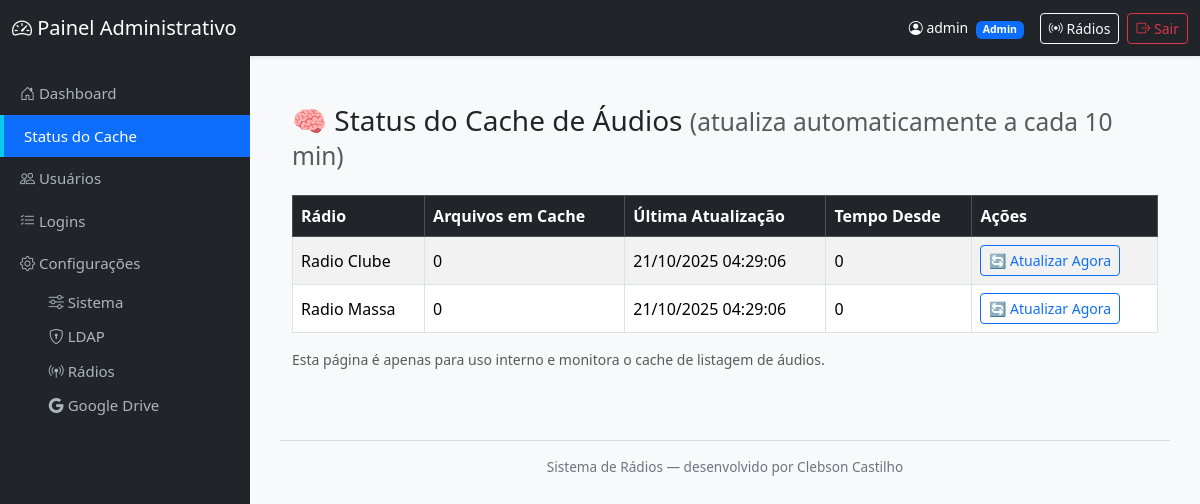
/admin/status-cache (signed in), run on an earlier commit of the app's database.
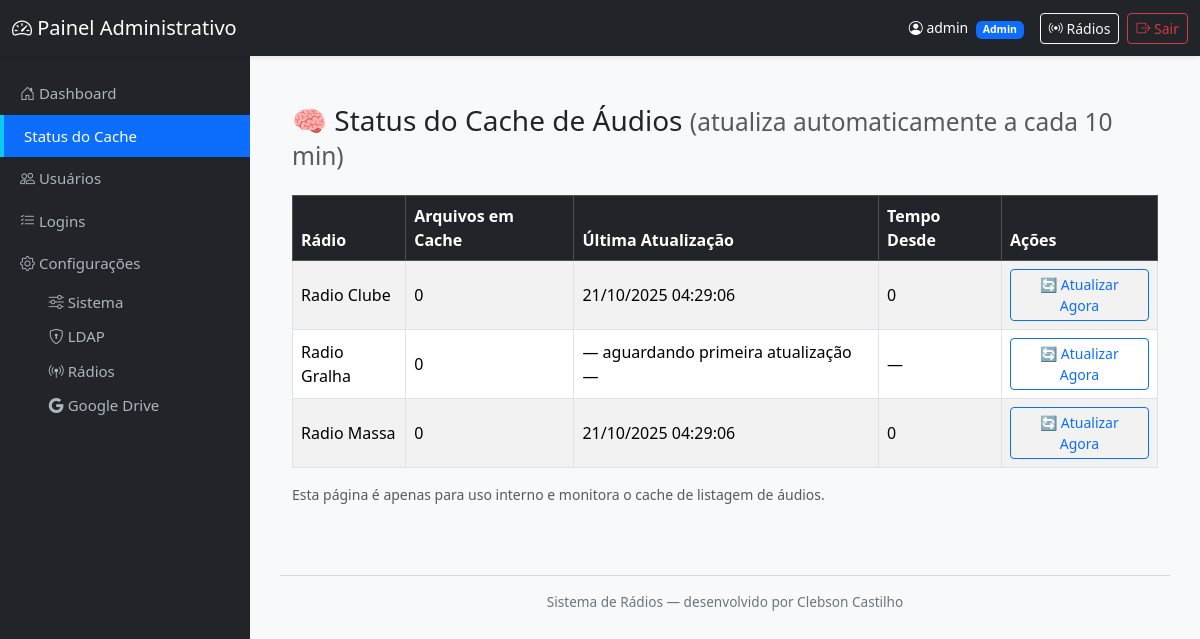
And on a later commit of the database.
### tables this page shows
CREATE TABLE tb_radios (
  id_radio INTEGER PRIMARY KEY AUTOINCREMENT,
  chave TEXT NOT NULL UNIQUE,
  nome TEXT NOT NULL,
  pasta_base TEXT NOT NULL,
  extensao TEXT NOT NULL DEFAULT '.mp3',
  parse_nome TEXT,
  ativa INTEGER NOT NULL DEFAULT 1,
  created_at TEXT DEFAULT (datetime('now')),
  updated_at TEXT DEFAULT (datetime('now'))
, tipo_pasta TEXT DEFAULT 'local', drive_folder_id TEXT, drive_folder_name TEXT);

### mod_admin/routes.py (the view)
@bp_admin.route('/admin/status-cache')
@admin_required
def status_cache():
    radios_cfg = carregar_radios_config()
    agora = datetime.now()
    status = []
    for radio_key, cfg in radios_cfg.items():
        ultima = CACHE_TIMESTAMP.get(radio_key)
        minutos_desde = int((agora - ultima).total_seconds() / 60) if ultima else "—"
        qtd = len(CACHE_AUDIOS.get(radio_key, []))
        status.append({
            "radio": radio_key,
            "nome": cfg["nome"],
            "arquivos": qtd,
            "ultima_atualizacao": ultima.strftime("%d/%m/%Y %H:%M:%S") if ultima else None,
            "minutos_desde": minutos_desde,
        })
    return render_template(
        'status_cache.html',
        status=status,
        intervalo=CACHE_INTERVALO_MINUTOS
    )

### mod_auth/utils.py (called while the page is built)
def admin_required(f):
    @wraps(f)
    def decorated_function(*args, **kwargs):
        user = session.get('user')
        if not user:
            flash("⚠️ Faça login para continuar.", "warning")
            return redirect(url_for('auth.login', next=request.url))
        if user.get('tipo') != 'admin':
            template = current_app.jinja_env.get_or_select_template("error_403.html")
            return template.render(user=user), 403
        return f(*args, **kwargs)
    return decorated_function

### mod_config/models.py (called while the page is built)
def _conn():
    conn = sqlite3.connect(DB_PATH)
    conn.row_factory = sqlite3.Row
    return conn

def carregar_radios_config() -> Dict[str, Dict]:
    cfg = {}
    sistema = platform.system().lower()
    if sistema == "windows":
        base_dir = "C:/SCC/RadioAppOpec/uploads"
    else:
        base_dir = "/mnt"
    print(f"🧩 Sistema detectado: {sistema}")
    for r in ConfigRadio.get_ativas():
        if r.get("tipo_pasta") == "drive":
            pasta = f"[Google Drive] {r.get('drive_folder_name') or 'Sem pasta vinculada'}"
        else:
            pasta = r.get("pasta_base") or os.path.join(base_dir, f"{r['chave']}_fm")
        pasta = os.path.normpath(pasta)
        cfg[r["chave"]] = {
            "nome": r["nome"],
            "pasta_base": pasta,
            "extensao": r.get("extensao") or ".mp3",
            "parse_nome": r.get("parse_nome"),
        }
        print(f"📂 {r['nome']} → {pasta}")
    return cfg

    @staticmethod
    def get_ativas() -> List[Dict]:
        with _conn() as c:
            cur = c.execute("SELECT * FROM tb_radios WHERE ativa=1 ORDER BY nome")
            return [dict(r) for r in cur.fetchall()]

### mod_admin/templates/status_cache.html (shortened to what this page needs)
{% extends "admin_base.html" %}
{% block content %}
<div class="container py-4">
  <h3 class="mb-4">
    🧠 Status do Cache de Áudios
    <small class="text-muted">(atualiza automaticamente a cada {{ intervalo }} min)</small>
  </h3>
  {% if status %}
  <table class="table table-striped table-bordered align-middle">
    <thead class="table-dark">
      <tr>
        <th>Rádio</th>
        <th>Arquivos em Cache</th>
        <th>Última Atualização</th>
        <th>Tempo Desde</th>
        <th>Ações</th>
      </tr>
    </thead>
    <tbody>
      {% for item in status %}
      <tr>
        <td>{{ item.nome }}</td>
        <td>{{ item.arquivos }}</td>
        <td>{{ item.ultima_atualizacao or "— aguardando primeira atualização —" }}</td>
        <td>{{ item.minutos_desde }}</td>
        <td>
          <a href="{{ url_for('radio.atualizar_cache_manual', radio_key=item.radio) }}"
             class="btn btn-sm btn-outline-primary">
            🔄 Atualizar Agora
          </a>
        </td>
      </tr>
      {% endfor %}
    </tbody>
  </table>
  {% else %}
  <div class="alert alert-warning">
    ⚠️ Nenhum dado de cache disponível ainda. Aguarde alguns minutos para a primeira atualização automática.
  </div>
  {% endif %}
  <p class="text-muted small mt-3">
    Esta página é apenas para uso interno e monitora o cache de listagem de áudios.
  </p>
</div>
{% endblock %}

### templates/admin_base.html (shortened to what this page needs)
<!DOCTYPE html>
<html lang="pt-BR">
<head>
  <link href="https://cdn.jsdelivr.net/npm/bootstrap@5.3.3/dist/css/bootstrap.min.css" rel="stylesheet">
  <link href="https://cdn.jsdelivr.net/npm/bootstrap-icons@1.11.3/font/bootstrap-icons.css" rel="stylesheet">
</head>
<body class="bg-light">
  <nav class="navbar navbar-dark bg-dark fixed-top shadow-sm">
    <div class="container-fluid d-flex justify-content-between align-items-center">
      <span class="navbar-brand mb-0 h5">
        <i class="bi bi-speedometer2"></i> Painel Administrativo
      </span>
      <div class="d-flex align-items-center">
        <span class="text-white small me-3">
          <i class="bi bi-person-circle"></i>
          {% if session.user %}
          {{ session.user.usuario }}
          <span class="badge bg-{% if session.user.tipo == 'admin' %}primary{% else %}secondary{% endif %} ms-1">
            {{ session.user.tipo|capitalize }}
          </span>
          {% endif %}
        </span>
        <a href="{{ url_for('radio.select_radio') }}" class="btn btn-outline-light btn-sm me-2">
          <i class="bi bi-broadcast"></i> Rádios
        </a>
        <a href="{{ url_for('auth.logout') }}" class="btn btn-outline-danger btn-sm">
          <i class="bi bi-box-arrow-right"></i> Sair
        </a>
      </div>
    </div>
  </nav>
  <div class="sidebar bg-dark" id="sidebar">
    <a href="{{ url_for('admin.dashboard') }}" class="{% if request.endpoint == 'admin.dashboard' %}active{% endif %}">
      <i class="bi bi-house-door"></i> Dashboard
    </a>
    <a href="{{ url_for('admin.status_cache') }}"
      class="{% if request.endpoint == 'admin.status_cache' %}active{% endif %}">
       Status do Cache
    </a>
    <a href="{{ url_for('admin.usuarios') }}" class="{% if request.endpoint == 'admin.usuarios' %}active{% endif %}">
      <i class="bi bi-people"></i> Usuários
    </a>
    <a href="{{ url_for('admin.logins') }}" class="{% if request.endpoint == 'admin.logins' %}active{% endif %}">
      <i class="bi bi-list-check"></i> Logins
    </a>
    <a href="{{ url_for('bp_config.dashboard') }}"
      class="{% if 'bp_config' in request.endpoint %}active{% endif %}">
      <i class="bi bi-gear"></i> Configurações
    </a>
    <div class="submenu">
      <a href="{{ url_for('bp_config.config_sistema') }}"
        class="{% if request.endpoint == 'bp_config.config_sistema' %}active{% endif %}">
        <i class="bi bi-sliders"></i> Sistema
      </a>
      <a href="{{ url_for('bp_config.config_ldap') }}"
        class="{% if request.endpoint == 'bp_config.config_ldap' %}active{% endif %}">
        <i class="bi bi-shield-lock"></i> LDAP
      </a>
      <a href="{{ url_for('bp_config.radios') }}"
        class="{% if request.endpoint == 'bp_config.radios' %}active{% endif %}">
        <i class="bi bi-broadcast-pin"></i> Rádios
      </a>
      <a href="{{ url_for('bp_config.config_google_drive') }}"
        class="{% if request.endpoint == 'bp_config.config_google_drive' %}active{% endif %}">
        <i class="bi bi-google"></i> Google Drive
      </a>
    </div>
  </div>
  <div class="content">
    {% block content %}{% endblock %}
    <footer>
      <hr>
      Sistema de Rádios — desenvolvido por Clebson Castilho
    </footer>
  </div>
</body>
</html>

### templates/admin_base.html (style rules this page uses)
body { background-color: #f8f9fa; overflow-x: hidden; }
.navbar { height: 56px; }
.sidebar { width: 250px; height: 100vh; background-color: #212529; position: fixed; top: 56px; left: 0; padding-top: 1rem; overflow-y: auto; transition: left 0.3s ease-in-out; }
.sidebar a { color: #adb5bd; text-decoration: none; display: block; padding: 10px 20px; font-size: 15px; }
.sidebar a:hover, .sidebar a.active { background-color: #0d6efd; color: white; border-left: 4px solid #0dcaf0; }
.content { margin-left: 250px; padding: 80px 30px 30px; transition: margin-left 0.3s ease; }
.submenu { padding-left: 1.8rem; font-size: 14px; }
.submenu a { padding: 6px 20px; }
footer { text-align: center; font-size: 0.85rem; color: #6c757d; margin-top: 30px; }

What changed in the data, as far as the page shows it:
added tb_radios: nome "Radio Gralha", arquivos "0", ultima_atualizacao "— aguardando primeira atualização —", minutos_desde "—"
